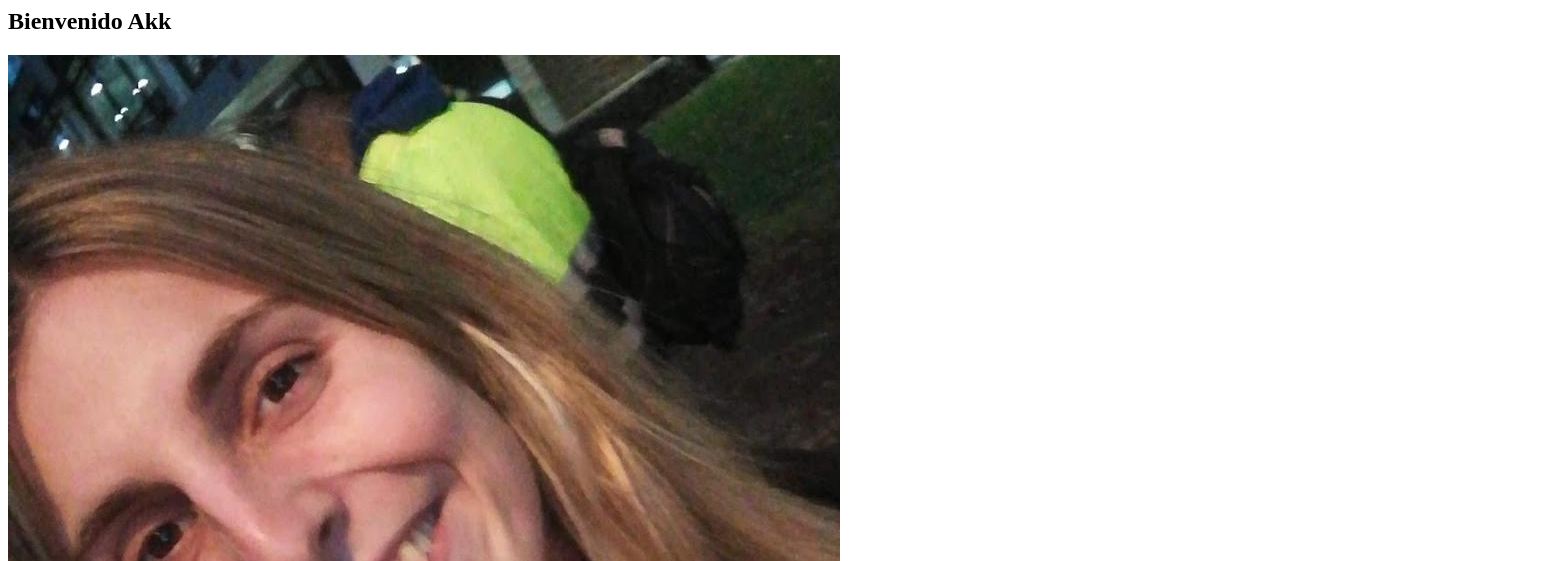
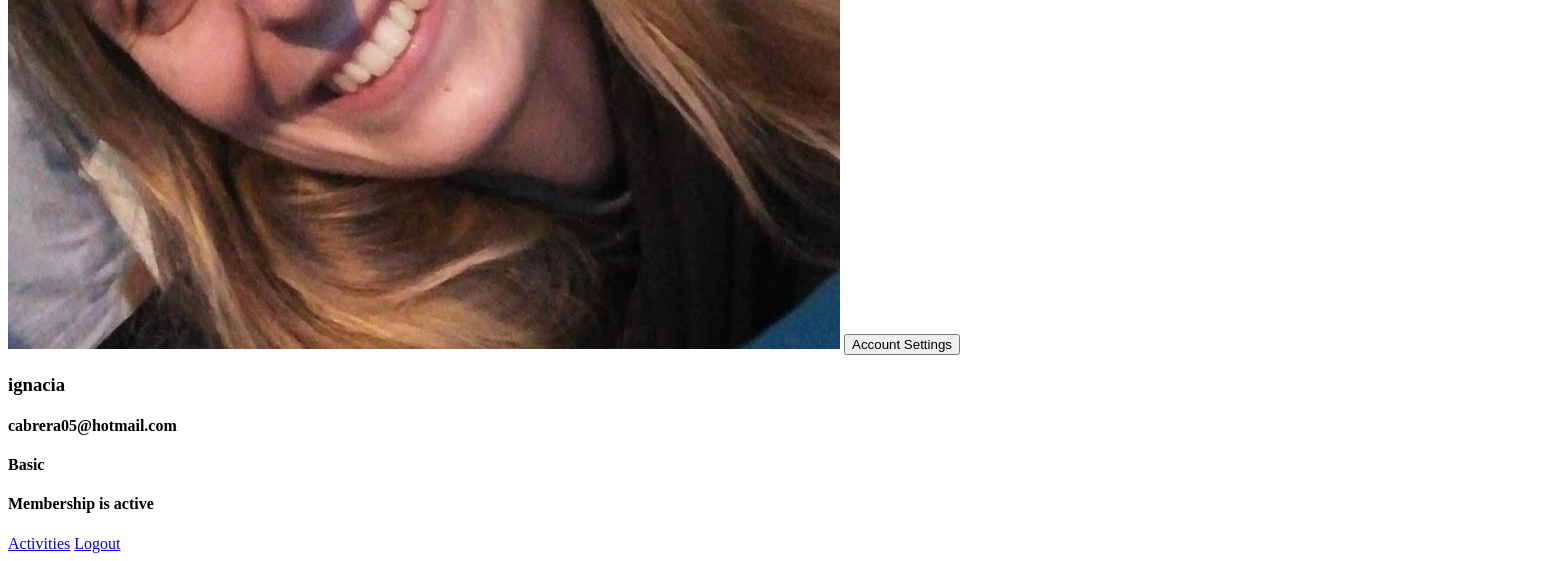
Page /mysite/ (signed in) on the earlier database version (2 pictures, top to bottom).
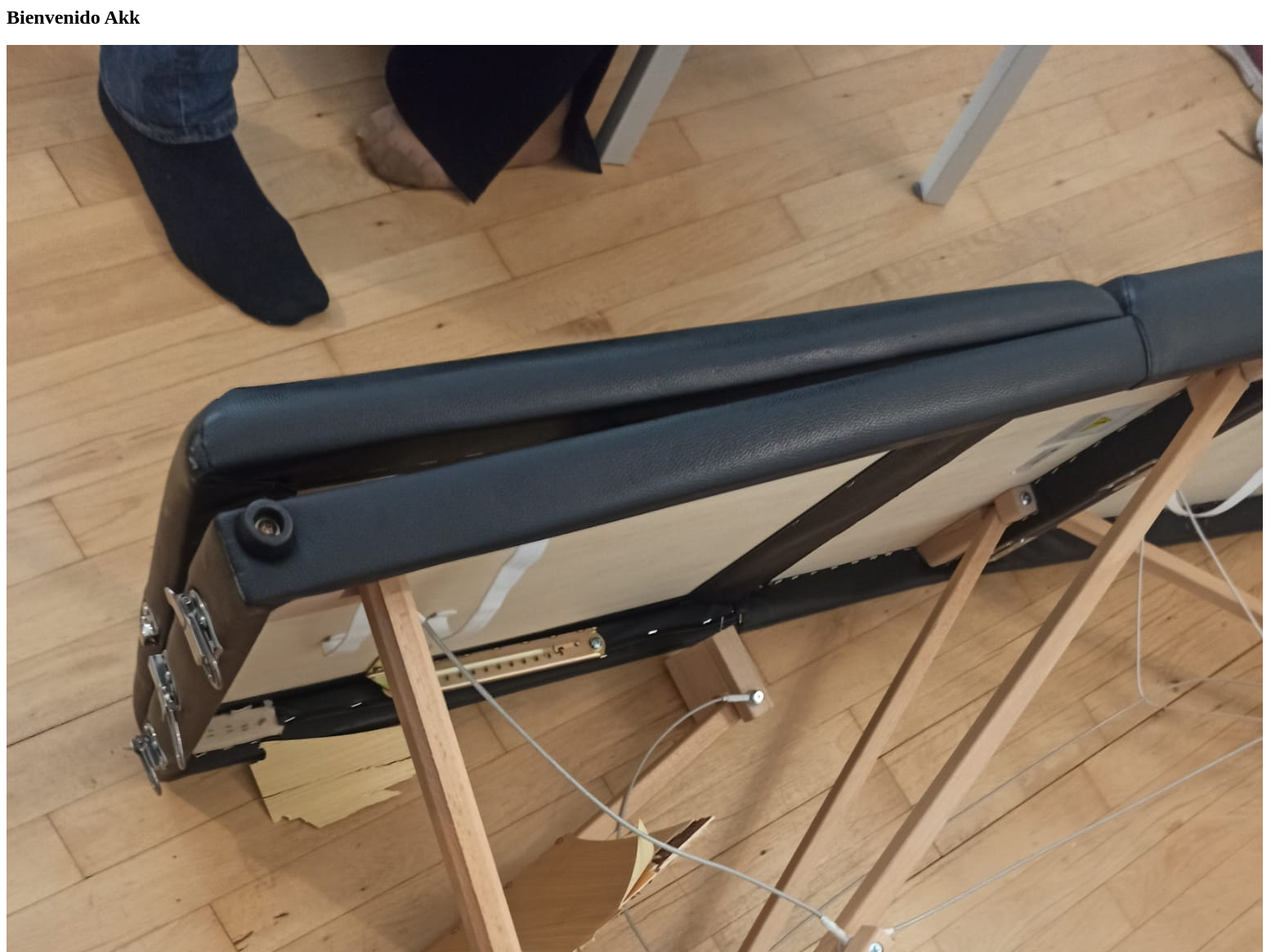
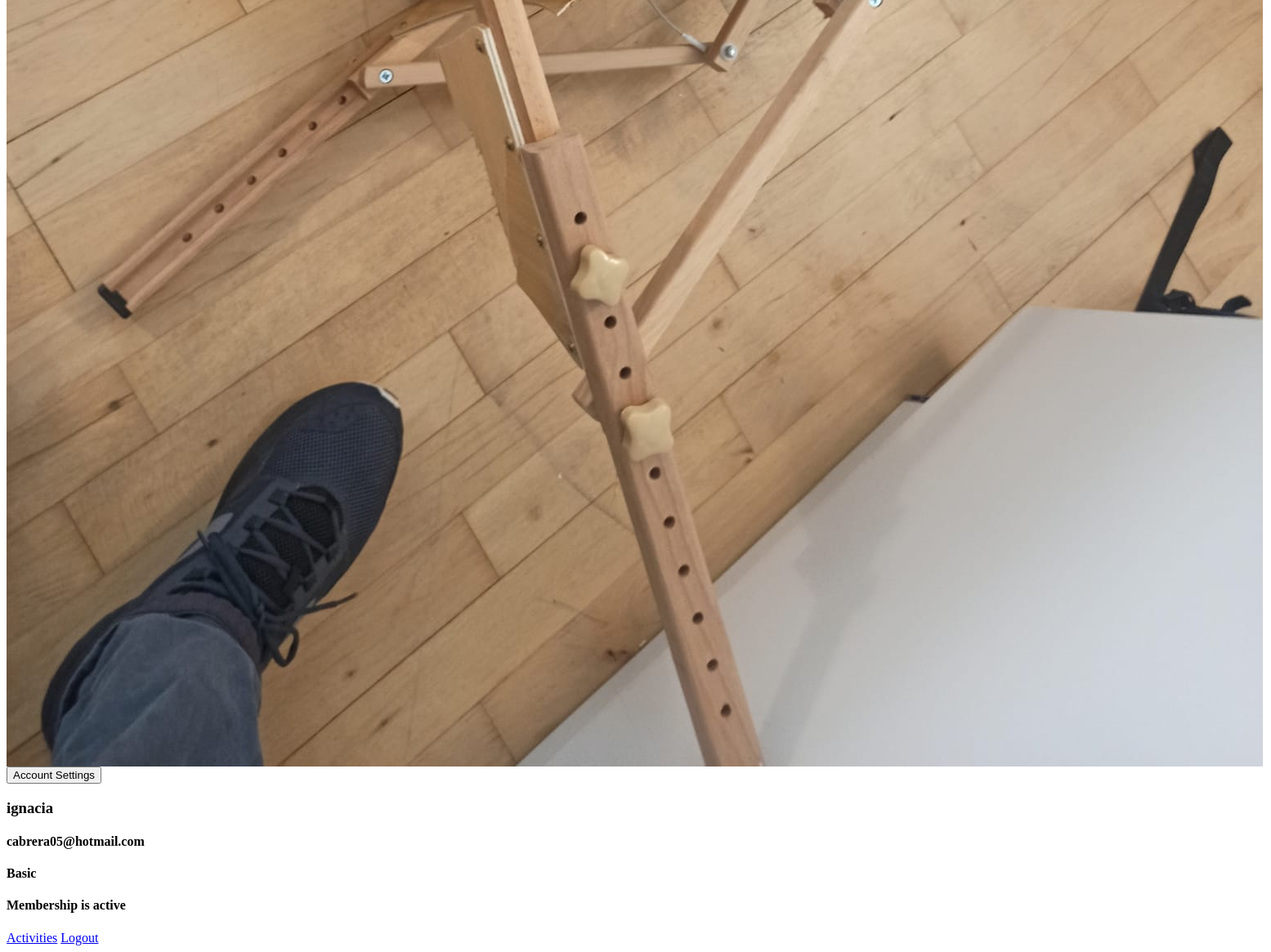
Same page on the later database version (2 pictures, top to bottom).
### Users/models.py (models this page shows, shortened)
class User(AbstractBaseUser,PermissionsMixin):
    id = models.AutoField(primary_key=True)
    username = models.CharField(
        max_length=200, blank=False, null=False, unique=True
    )
    email = models.EmailField(verbose_name="Email", unique=True)
    name = models.CharField(
        max_length=200, verbose_name="Name", blank=True, null=True
    )
    surname = models.CharField(
        max_length=200, verbose_name="Surname", blank=True, null=True
        )
    mobile = models.CharField(max_length=200, default= "----")
    subplan = models.ForeignKey(SubPlan, on_delete=models.CASCADE, default=1)
    status = models.BooleanField(default=True)
    creation_date = models.DateTimeField(auto_now=True, verbose_name="Date")
    image = models.ImageField(verbose_name="Image", upload_to='profile/', blank=True, null=True, default="profile.png")
    is_active = models.BooleanField(default=True)
    is_admin = models.BooleanField(default=False)
    is_staff = models.BooleanField(default=False)
    objects = UserManager()
    class Meta:
        verbose_name="User"
        verbose_name_plural="Users"
    USERNAME_FIELD = 'username'
    REQUIRED_FIELDS = ['email', 'name','surname',]
    def __str__(self):
        return self.username
    @property
    def is_staff(self):
        return self.is_admin

### HomeApp/models.py (models this page shows)
class SubPlan(models.Model):
    title = models.CharField(max_length=200)
    price = models.IntegerField()
    status = models.BooleanField(default=False)
    def __str__(self):
        return self.title

### Users/views.py (the view)
# urls.py: path('mysite/', login_required(mysite), name="mysite"),
def mysite(request):
    return render (request, 'mysite.html')

### Users/templates/mysite.html
  <h2>Bienvenido {{user|title}}</h2>
<div>
{% if user.image %}
    <img src="{{ user.image.url }}">
{% endif %}
    <td><a href="{% url 'account_settings' user.id %}"><button>Account Settings</button></a></td>
    <h3>{{user.name}}</h3>
    <h4>{{user.email}}</h4>
    <h4>{{user.subplan}}</h4>
    {% if user.status %}
    <h4>Membership is active</h4>
    {% endif %}
</div>
<a href="{% url 'activities' %}">Activities</a>
    <a href="{% url 'logout' %}">Logout</a>

Differences in the rows shown:
changed User "Akk": image: a different picture
